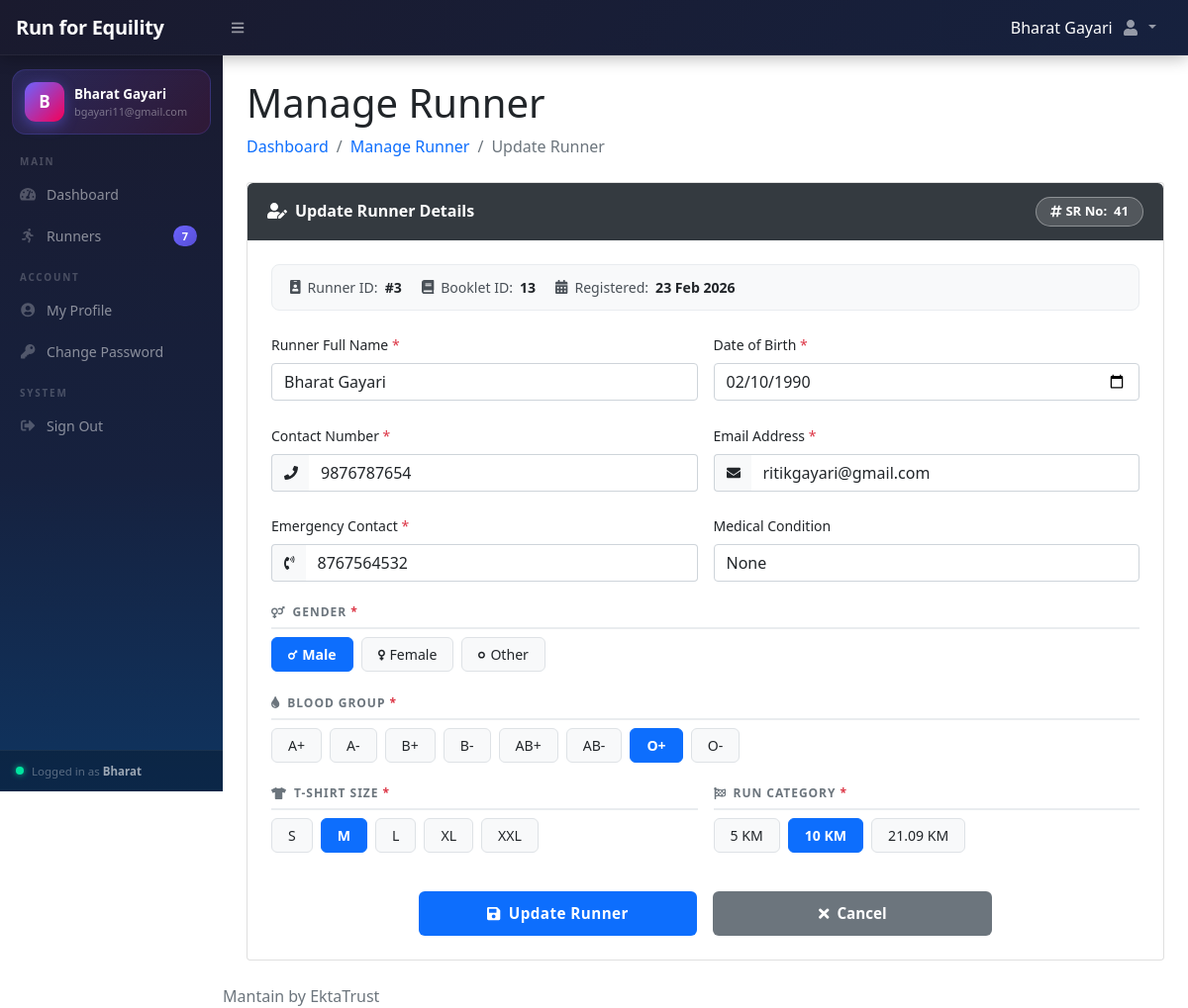
The page /update-runner.php?rid=3 (signed in) on the database its author committed.
### tables this page shows
CREATE TABLE `users` (
  `id` int(11) NOT NULL,
  `u_type` int(11) NOT NULL,
  `fname` varchar(255) DEFAULT NULL,
  `lname` varchar(255) DEFAULT NULL,
  `referral_code` varchar(40) DEFAULT NULL,
  `email` varchar(255) DEFAULT NULL,
  `password` varchar(300) NOT NULL,
  `contactno` varchar(15) DEFAULT NULL,
  `status` tinyint(1) NOT NULL DEFAULT 1,
  `posting_date` timestamp NOT NULL DEFAULT current_timestamp()
);

CREATE TABLE `runner` (
  `r_id` int(11) NOT NULL,
  `u_id` int(11) DEFAULT NULL,
  `b_id` int(11) DEFAULT NULL,
  `r_srn` int(11) NOT NULL,
  `r_name` varchar(150) NOT NULL,
  `r_contact` varchar(100) NOT NULL,
  `r_dob` date NOT NULL,
  `r_gender` varchar(10) NOT NULL,
  `r_bdgp` char(4) NOT NULL,
  `r_email` varchar(150) NOT NULL,
  `r_catgry` varchar(50) NOT NULL,
  `r_tshirt_sz` varchar(10) NOT NULL,
  `r_emrg_con` varchar(15) NOT NULL,
  `r_med_dt` varchar(150) NOT NULL,
  `r_fee` varchar(150) DEFAULT NULL,
  `r_payment_status` varchar(50) NOT NULL,
  `reg_dt` timestamp NOT NULL DEFAULT current_timestamp() ON UPDATE current_timestamp(),
  `reg_type` varchar(20) DEFAULT 'booklet',
  `referral_code` varchar(40) DEFAULT NULL,
  `referrer_id` int(11) DEFAULT NULL,
  `referred_by_user` int(11) DEFAULT NULL,
  `ip_addr` varchar(45) DEFAULT NULL,
  `user_agent` varchar(255) DEFAULT NULL
);

### update-runner.php (the view, shortened to what the rows shown need)
<?php
include_once('includes/config.php');
$rid = isset($_GET['rid']) ? mysqli_real_escape_string($con, $_GET['rid']) : '';
$runner = [];
$fetch = mysqli_query($con, "SELECT * FROM `runner` WHERE `r_id` = '$rid'");
if ($fetch && mysqli_num_rows($fetch) > 0) {
    $runner = mysqli_fetch_assoc($fetch);
} else {
    header('location:manage-runner.php');
    exit();
}
?>
<!DOCTYPE html>
<html lang="en">
<head>
    <link href="https://cdn.jsdelivr.net/npm/simple-datatables@latest/dist/style.css" rel="stylesheet" />
    <link href="css/styles.css" rel="stylesheet" />
    <link href="https://cdn.jsdelivr.net/npm/sweetalert2@11/dist/sweetalert2.min.css" rel="stylesheet"/>
</head>
<body class="sb-nav-fixed">
<?php include_once('includes/navbar.php'); ?>
<div id="layoutSidenav">
    <?php include_once('includes/sidebar.php'); ?>
    <div id="layoutSidenav_content">
        <main>
            <div class="container-fluid px-4">
                <h1 class="mt-4">Manage Runner</h1>
                <div class="card mb-4">
                    <div class="card-header-custom">
                        <span class="runner-badge">
                            <i class="fas fa-hashtag me-1"></i>SR No:&nbsp;
                            <strong><?php echo htmlspecialchars($runner['r_srn']); ?></strong>
                        </span>
                    </div>
                    <div class="card-body px-4 py-4">
                        <div class="runner-info-strip">
                            <div class="info-item">
                                <i class="fas fa-id-badge"></i>
                                Runner ID: <strong>#<?php echo htmlspecialchars($runner['r_id']); ?></strong>
                            </div>
                            <div class="info-item">
                                <i class="fas fa-book"></i>
                                Booklet ID: <strong><?php echo htmlspecialchars($runner['b_id']); ?></strong>
                            </div>
                            <div class="info-item">
                                <i class="fas fa-calendar-alt"></i>
                                Registered:
                                <strong>
                                    <?php echo date('d M Y', strtotime($runner['reg_dt'])); ?>
                                </strong>
                            </div>
                        </div>
                        <form
                            method="post"
                            name="updateRunnerForm"
                            action="update-runner.php?rid=<?php echo urlencode($rid); ?>"
                            onsubmit="return validateForm();"
                        >
                            <div class="row g-3 form-section">
                                <div class="col-md-6">
                                    <label class="form-label fw-semibold small">
                                        Runner Full Name <span class="req">*</span>
                                    </label>
                                    <input
                                        class="form-control"
                                        name="rname"
                                        type="text"
                                        placeholder="Enter runner full name"
                                        value="<?php echo htmlspecialchars($runner['r_name']); ?>"
                                        required
                                    />
                                </div>
                                <div class="col-md-6">
                                    <label class="form-label fw-semibold small">
                                        Date of Birth <span class="req">*</span>
                                    </label>
                                    <input
                                        class="form-control"
                                        name="dob"
                                        type="date"
                                        value="<?php echo htmlspecialchars($runner['r_dob']); ?>"
                                        required
                                    />
                                </div>
                            </div>
                            <div class="row g-3 form-section">
                                <div class="col-md-6">
                                    <div class="input-group">
                                        <span class="input-group-text">
                                            <i class="fas fa-phone fa-sm"></i>
                                        </span>
                                        <input
                                            class="form-control"
                                            name="contact"
                                            type="tel"
                                            placeholder="10-digit mobile number"
                                            pattern="[0-9]{10}"
                                            maxlength="10"
                                            value="<?php echo htmlspecialchars($runner['r_contact']); ?>"
                                            required
                                        />
                                    </div>
                                </div>
                                <div class="col-md-6">
                                    <div class="input-group">
                                        <span class="input-group-text">
                                            <i class="fas fa-envelope fa-sm"></i>
                                        </span>
                                        <input
                                            class="form-control"
                                            name="email"
                                            type="email"
                                            placeholder="example@email.com"
                                            value="<?php echo htmlspecialchars($runner['r_email']); ?>"
                                            required
                                        />
                                    </div>
                                </div>
                            </div>
                            <div class="row g-3 form-section">
                                <div class="col-md-6">
                                    <div class="input-group">
                                        <span class="input-group-text">
                                            <i class="fas fa-phone-volume fa-sm"></i>
                                        </span>
                                        <input
                                            class="form-control"
                                            name="econtact"
                                            type="tel"
                                            placeholder="10-digit emergency number"
                                            pattern="[0-9]{10}"
                                            maxlength="10"
                                            value="<?php echo htmlspecialchars($runner['r_emrg_con']); ?>"
                                            required
                                        />
                                    </div>
                                </div>
                                <div class="col-md-6">
                                    <label class="form-label fw-semibold small">
                                        Medical Condition
                                    </label>
                                    <input
                                        class="form-control"
                                        name="mdc"
                                        type="text"
                                        placeholder="e.g. Asthma, Diabetes or None"
                                        value="<?php echo htmlspecialchars($runner['r_med_dt']); ?>"
                                    />
                                </div>
                            </div>
                        </form>
                    </div>
                </div>
            </div>
        </main>
    </div>
</div>
</body>
</html>

### includes/navbar.php (shortened to what the rows shown need)
<nav class="sb-topnav navbar navbar-expand navbar-dark navbar-custom">
    <?php
        $userid  = (int)$_SESSION['id'];
        $stmt    = $con->prepare("SELECT fname, lname FROM users WHERE id = ? LIMIT 1");
        $stmt->bind_param("i", $userid);
        $stmt->execute();
        $uresult = $stmt->get_result()->fetch_assoc();
    ?>
    <div style="color:white; padding-top:10px;">
        <h6><?php echo htmlspecialchars(
            ($uresult['fname'] ?? '') . ' ' . ($uresult['lname'] ?? ''),
            ENT_QUOTES, 'UTF-8'
        ); ?></h6>
    </div>
</nav>

### includes/sidebar.php (shortened to what the rows shown need)
<?php
$sid  = (int)$_SESSION['id'];
$suser = ['fname' => 'User', 'lname' => '', 'email' => ''];
if ($sid > 0) {
    $sStmt = $con->prepare("SELECT fname, lname, email FROM users WHERE id = ? LIMIT 1");
    $sStmt->bind_param("i", $sid);
    $sStmt->execute();
    $suser = $sStmt->get_result()->fetch_assoc() ?? $suser;
}
?>
<div id="layoutSidenav_nav">
    <nav class="sb-sidenav accordion" id="sidenavAccordion">
        <div class="sb-sidenav-menu">
            <div class="nav flex-column">
                <div class="sidebar-profile">
                    <div class="sidebar-avatar">
                        <?php echo strtoupper(substr($suser['fname'], 0, 1)); ?>
                    </div>
                    <div style="overflow:hidden;">
                        <div class="sidebar-user-name">
                            <?php echo htmlspecialchars(trim($suser['fname'].' '.$suser['lname'])); ?>
                        </div>
                        <div class="sidebar-user-email">
                            <?php echo htmlspecialchars($suser['email']); ?>
                        </div>
                    </div>
                </div>
            </div>
        </div>
        <div class="sb-sidenav-footer">
            <div class="sidebar-footer-inner">
                <div class="sidebar-footer-text">
                    Logged in as
                    <strong><?php echo htmlspecialchars($suser['fname']); ?></strong>
                </div>
            </div>
        </div>
    </nav>
</div>

### rows shown on the page
users: fname+lname "Bharat Gayari", fname "B", email "bgayari11@gmail.com", fname "Bharat"
runner: r_srn "41", r_id "3", b "13", reg_dt "23 Feb 2026", rname "Bharat Gayari", dob "02/10/1990", contact "9876787654", email "ritikgayari@gmail.com", econtact "8767564532", mdc "None"

### other values the page prints
$rc "7"
$g "Male"
$g "Female"
$g "Other"
$bg_val "A+"
$bg_val "A-"
$bg_val "B+"
$bg_val "B-"
$bg_val "AB+"
$bg_val "AB-"
$bg_val "O+"
$bg_val "O-"
$sz "S"
$sz "M"
$sz "L"
